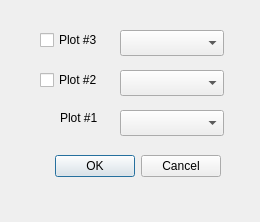
<?xml version="1.0" encoding="UTF-8"?>
<ui version="4.0">
 <class>SpectrumSelector</class>
 <widget class="QDialog" name="SpectrumSelector">
  <property name="geometry">
   <rect>
    <x>0</x>
    <y>0</y>
    <width>260</width>
    <height>222</height>
   </rect>
  </property>
  <property name="windowTitle">
   <string>Dialog</string>
  </property>
  <widget class="QDialogButtonBox" name="buttonBox">
   <property name="geometry">
    <rect>
     <x>-140</x>
     <y>150</y>
     <width>361</width>
     <height>32</height>
    </rect>
   </property>
   <property name="orientation">
    <enum>Qt::Horizontal</enum>
   </property>
   <property name="standardButtons">
    <set>QDialogButtonBox::Cancel|QDialogButtonBox::Ok</set>
   </property>
  </widget>
  <widget class="QLabel" name="label">
   <property name="geometry">
    <rect>
     <x>60</x>
     <y>110</y>
     <width>60</width>
     <height>16</height>
    </rect>
   </property>
   <property name="text">
    <string>Plot #1</string>
   </property>
  </widget>
  <widget class="QComboBox" name="spec3ComboBox">
   <property name="geometry">
    <rect>
     <x>120</x>
     <y>30</y>
     <width>104</width>
     <height>26</height>
    </rect>
   </property>
  </widget>
  <widget class="QComboBox" name="spec2ComboBox">
   <property name="geometry">
    <rect>
     <x>120</x>
     <y>70</y>
     <width>104</width>
     <height>26</height>
    </rect>
   </property>
  </widget>
  <widget class="QComboBox" name="spec1ComboBox">
   <property name="geometry">
    <rect>
     <x>120</x>
     <y>110</y>
     <width>104</width>
     <height>26</height>
    </rect>
   </property>
  </widget>
  <widget class="QCheckBox" name="Spec3CheckBox">
   <property name="geometry">
    <rect>
     <x>40</x>
     <y>30</y>
     <width>87</width>
     <height>20</height>
    </rect>
   </property>
   <property name="text">
    <string>Plot #3</string>
   </property>
  </widget>
  <widget class="QCheckBox" name="Spec2CheckBox">
   <property name="geometry">
    <rect>
     <x>40</x>
     <y>70</y>
     <width>87</width>
     <height>20</height>
    </rect>
   </property>
   <property name="text">
    <string>Plot #2</string>
   </property>
  </widget>
 </widget>
 <resources/>
 <connections>
  <connection>
   <sender>buttonBox</sender>
   <signal>accepted()</signal>
   <receiver>SpectrumSelector</receiver>
   <slot>accept()</slot>
   <hints>
    <hint type="sourcelabel">
     <x>248</x>
     <y>254</y>
    </hint>
    <hint type="destinationlabel">
     <x>157</x>
     <y>274</y>
    </hint>
   </hints>
  </connection>
  <connection>
   <sender>buttonBox</sender>
   <signal>rejected()</signal>
   <receiver>SpectrumSelector</receiver>
   <slot>reject()</slot>
   <hints>
    <hint type="sourcelabel">
     <x>316</x>
     <y>260</y>
    </hint>
    <hint type="destinationlabel">
     <x>286</x>
     <y>274</y>
    </hint>
   </hints>
  </connection>
 </connections>
</ui>
